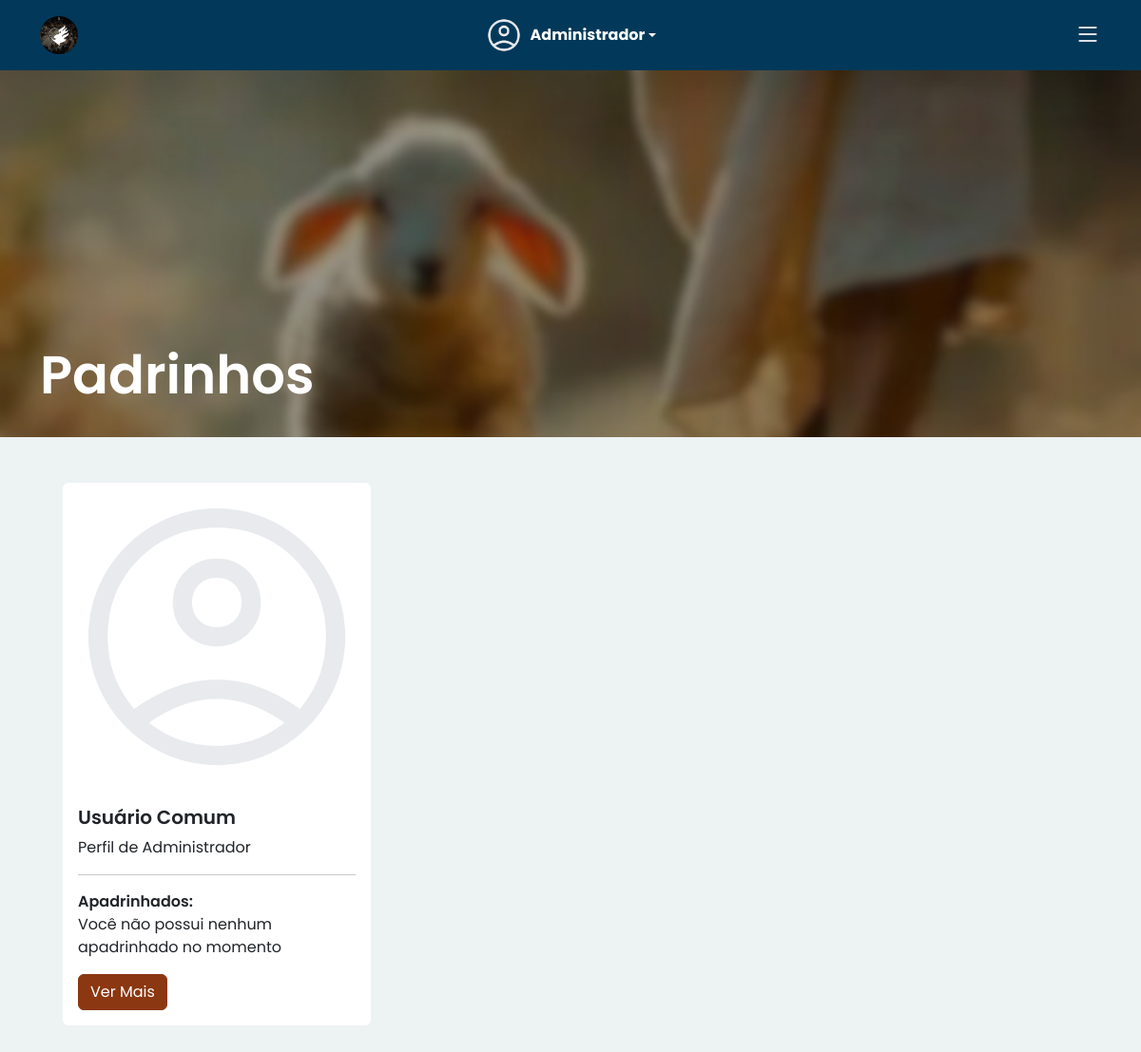
/padrinhos.php (signed in), run on the app's committed database.
### tables this page shows
CREATE TABLE `padrinho` (
  `id_padrinho` int(11) NOT NULL,
  `nome_padrinho` varchar(255) NOT NULL,
  `telefone_padrinho` varchar(11) NOT NULL,
  `descricao_padrinho` text NOT NULL,
  `id_comportamento` int(11) NOT NULL,
  `id_temperamento` int(11) NOT NULL,
  `id_ling_amor` int(11) NOT NULL,
  `usuario` varchar(50) NOT NULL,
  `senha` varchar(50) NOT NULL,
  `status` enum('comum','administrador') NOT NULL
);

### controller/connect.php (called while the page is built, shortened)
<?php
class Connect {
    private $host = "localhost";
    private $usuario = "root";
    private $senha = "";
    private $banco = "juventude";
    private $connect;
    public function __construct() {
        $this->connect = new mysqli($this->host, $this->usuario, $this->senha, $this->banco);
        $this->connect->set_charset("utf8");
    }
    public function getConnect(){
        return $this->connect;
    }
}
?>

### controller/padrinhoController.php (called while the page is built, shortened)
<?php
require_once $_SERVER['DOCUMENT_ROOT'] . '/juventude/model/padrinho.php';
class PadrinhoController
{
    private $padrinho;
    public function __construct()
    {
        $this->padrinho = new Padrinho();
    }
    public function list_all()
    {
        return $this->padrinho->list_all();
    }
    public function list_apadrinhados_by_padrinho($id_padrinho)
    {
        return $this->padrinho->list_apadrinhados_by_padrinho($id_padrinho);
    }
}

### model/padrinho.php (called while the page is built, shortened)
<?php
require_once $_SERVER['DOCUMENT_ROOT'] . '/juventude/controller/connect.php';
class Padrinho
{
    public function __construct()
    {
        $this->connect = new Connect();
    }
    public function list_all()
    {
        $sql = "SELECT * FROM padrinho
                INNER JOIN temperamento ON padrinho.id_temperamento = temperamento.id_temperamento
                INNER JOIN comportamento ON padrinho.id_comportamento = comportamento.id_comportamento
                INNER JOIN linguagem_amor ON padrinho.id_ling_amor = linguagem_amor.id_linguagem ";
        $stmt = $this->connect->getConnect()->prepare($sql);
        $stmt->execute();
        $result = $stmt->get_result();
        $padrinhos = [];
        while ($padrinho = $result->fetch_assoc()) {
            $padrinhos[] = $padrinho;
        }
        return $padrinhos;
    }
    public function list_apadrinhados_by_padrinho($id_padrinho)
    {
        $sql = "SELECT apadrinhado.*
            FROM apadrinhado
            INNER JOIN padrinho ON apadrinhado.id_padrinho = padrinho.id_padrinho
            WHERE apadrinhado.id_padrinho = ?";
        $stmt = $this->connect->getConnect()->prepare($sql);
        $stmt->bind_param('i', $id_padrinho);
        $stmt->execute();
        $result = $stmt->get_result();
        $apadrinhados = [];
        return $apadrinhados;
    }
}

### padrinhos.php (the view, shortened to what this page needs)
<?php
if (isset($_SESSION['id_padrinho']) && isset($_SESSION['usuario']) && isset($_SESSION['nome'])) {
    $primeiroNome = explode(' ', $_SESSION['nome'])[0];
} else {
    header('Location: logout.php');
}
require_once $_SERVER['DOCUMENT_ROOT'] . '/juventude/controller/padrinhoController.php';
$padrinhoController = new PadrinhoController();
$padrinhos = $padrinhoController->list_all();
?>
<!DOCTYPE html>
<html lang="pt-br">
<head>
    <link rel="stylesheet" href="scss/app.css">
    <link href="https://cdn.jsdelivr.net/npm/cropperjs@1.5.13/dist/cropper.min.css" rel="stylesheet">
</head>
<body>
                    <?php
                    $userId = $_SESSION['id_padrinho'];
                    $imageDir = 'assets/uploadsPadrinhos/';
                    $defaultImage = 'assets/img/default-user.png';
                    $userImage = $imageDir . "user_{$userId}.png";
                    if (!file_exists($userImage)) {
                        $userImage = $defaultImage;
                    }
                    ?>
    <nav class="navbar p-3 d-block d-xxl-none navbar-dark bg-primaryBlue shadow-lg fixed-top">
        <div class="container d-flex justify-content-center align-items-center">
            <div class="col-4 text-start">
                <a class="navbar-brand text-center" href="index.php">
                    <img src="assets/img/logo.png" alt="Logo" height="40">
                </a>
            </div>
            <div class="col-4 d-flex justify-content-center">
                <div class="dropdown">
                    <a href="#" class="d-flex align-items-center text-white text-decoration-none dropdown-toggle"
                        id="dropdownUser1" data-bs-toggle="dropdown" aria-expanded="false">
                        <img src="<?php echo $userImage; ?>" alt="Usuário" class="rounded-5 me-2" width="40" height="40">
                        <strong class="nome"><?php echo $primeiroNome ?></strong>
                    </a>
                </div>
            </div>
            <div class="col-4 text-end">
                <button class="btn border-0 p-0" type="button" data-bs-toggle="offcanvas" data-bs-target="#mobileMenu">
                    <i class="fs-3 text-white bi bi-list"></i>
                </button>
            </div>
        </div>
    </nav>
    <div class="main-content">
        <section class="banner d-flex justify-content-start align-items-end p-4">
            <div class="container">
                <h1 class="fw-semibold text-white display-4">Padrinhos</h1>
            </div>
        </section>
        <div class="container px-4">
            <div class="row mb-5">
                <?php if (count($padrinhos) > 0) {
                    foreach ($padrinhos as $padrinho) {
                        if ($padrinho['id_padrinho'] != $_SESSION['id_padrinho']) { ?>
                            <div class="col-12 col-md-4 g-5">
                                <div class="card border-0">
                                    <?php
                                    $id_padrinho = $padrinho['id_padrinho'];
                                    $imageDir = 'assets/uploadsPadrinhos/';
                                    $defaultImage = 'assets/img/default-user.png';
                                    $userImage = $imageDir . "user_{$id_padrinho}.png";
                                    if (!file_exists($userImage)) {
                                        $userImage = $defaultImage;
                                    }
                                    ?>
                                    <img src="<?php echo $userImage; ?>" alt="Usuário" class="card-img-top">
                                    <div class="card-body">
                                        <h5 class="card-title fw-semibold"><?php echo $padrinho['nome_padrinho']; ?></h5>
                                        <p class="card-text"><?php echo $padrinho['descricao_padrinho']; ?></p>
                                        <hr>
                                        <p>
                                            <span class="fw-semibold">Apadrinhados:</span>
                                            <br>
                                            <?php
                                            $apadrinhados = $padrinhoController->list_apadrinhados_by_padrinho($padrinho['id_padrinho']);
                                            if (count($apadrinhados) > 0) {
                                                foreach ($apadrinhados as $apadrinhado) { ?>
                                                    <a href="consultar_apadrinhado.php?id=<?php echo $apadrinhado['id_apadrinhado']; ?>"><?php echo $apadrinhado['nome_apadrinhado']; ?></a><br>
                                                <?php } ?>
                                            <?php } else {
                                                echo 'Você não possui nenhum apadrinhado no momento';
                                            } ?>
                                        </p>
                                        <a href="consultar_padrinho.php?id=<?php echo $padrinho['id_padrinho']; ?>" class="btn btn-primaryBrown">Ver Mais</a>
                                    </div>
                                </div>
                            </div>
                    <?php }
                    }
                } else {
                    echo '<div class="col-12 text-center mt-4"><p class="text-muted">Você ainda não possui apadrinhados.</p></div>';
                } ?>
            </div>
        </div>
    </div>
</body>
</html>

### padrinhos.php (style rules this page uses)
.main-content { margin-left: 0; margin-top: 60px; }
.banner { background-image: url(assets/img/banner_padrinhos.png); background-size: cover; background-position: center; height: 50dvh; }

### data on the page
padrinho: nome_padrinho "Usuário Comum", descricao_padrinho "Perfil de Administrador"

### other printed values
$primeiroNome "Administrador"
